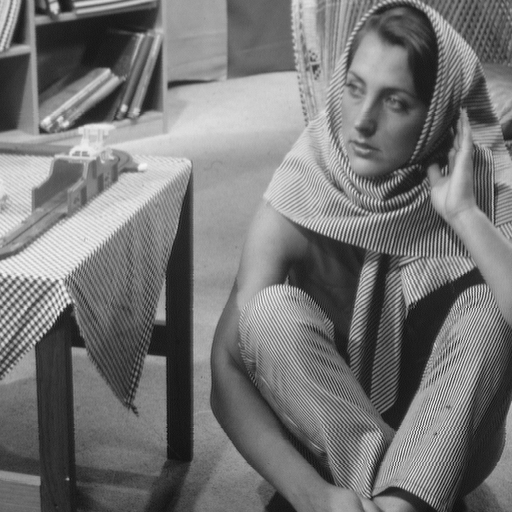
%> input picture image_1.gif, 512 x 512 px
$ octave image_1_comp.m   (GNU Octave 9; MATLAB toolbox functions it lacks are replaced by stand-ins)
%> lines starting %> are read from the running program, lines starting %| are printed output that depends on the picture
clc;
clear;
close all;
% load image
image = imread('image_1.gif');
%> image is the input picture: size 512x512 uint8; min 12, max 246, mean 117.4
A = double(image);

% divide into blocks, each block size is 32x32
Block=[];
data = [];
inc2 = 0;
flag2=1;
while(flag2 <= 16)
    inc = 0;
    flag=1;
    while(flag <= 16)
        for i = (1+inc2):(32+inc2)
            for j = (1+inc):(32+inc)
                Block = [Block A(i,j)];
            end

        end
        data = [data ; Block]
        Block=[];
        flag = flag+1;
        inc = inc + 32;
    end
    flag2 = flag2 + 1;
    inc2 = inc2 + 32;
end
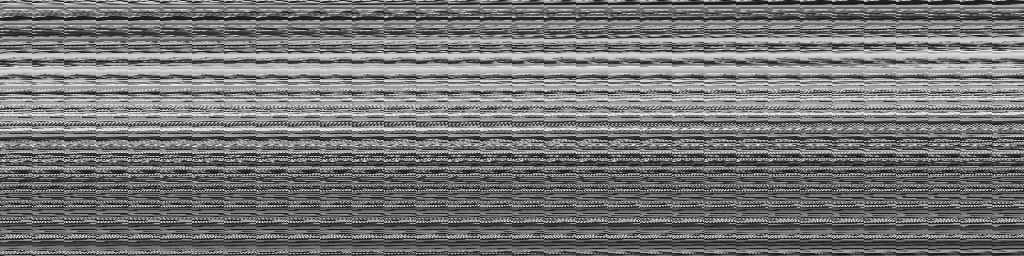
%> data: size 256x1024 double; min 12, max 246, mean 117.4; mean of the top-left, top-right, bottom-left and bottom-right quarters 134, 133.5, 102.9, 99
%> after the loop, flag2 = 17; inc2 = 512

%% ART
rho=0.95;                            % vigilance parameter
alpha = 1e-3;                   % choice parameter
beta = 0.7;                       % learning parameter: (0,1] (beta=1: "fast learning")
W = [];                         % weight vectors
labels = [];                    % class labels
dim = [];                       % original dimension of data set
nCategories = 0;                % total number of categories
Epoch = 0;                      % current epoch
T = [];                         % category activation/choice function vector
M = [];                         % category match function vector
W_old = [];                     % old weight vectors


% Data Information
[nSamples, dim] = size(data);
%> nSamples = 256; dim = 1024
labels = zeros(nSamples, 1);

% Normalization and Complement coding
x = data;
x = [x 255-x];
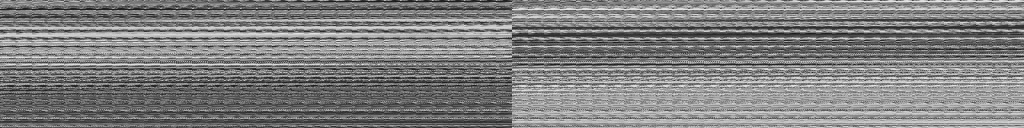
%> x: size 256x2048 double (shown at 1/2 size); min 9, max 246, mean 127.5
%x = double(x);
% Initialization
if isempty(W)
    W = 255*ones(1, 2*dim);
    nCategories = 1;
end
W_old = W;
%> W_old = 2048 values from 255 to 255

Epoch = 0;
flag = 0;
flag2 = 0;
%> (the run ends here)
